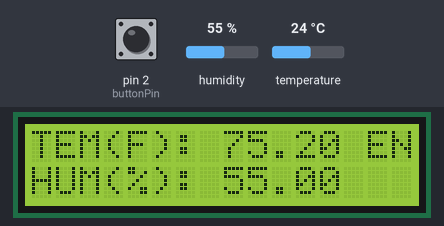
The sketch below on a simulated Arduino Uno, built with avr-gcc and run on an emulated ATmega328P. On the bench: 16×2 character LCD. The inputs (shaded band) are chosen by the test bench; at power-on: pin 2 (buttonPin) HIGH, humidity 55 %, temperature 24 °C.

Above: at 1.2 s.
1.3 s: pin 2 (buttonPin) pulled LOW for 0.15 s
At 1.8 s:
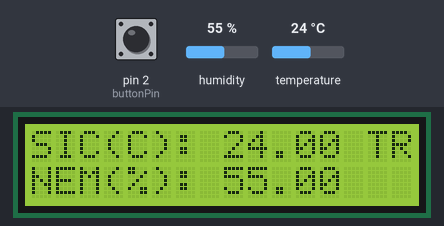
2.9 s: humidity set to 22 %
At 5.1 s:
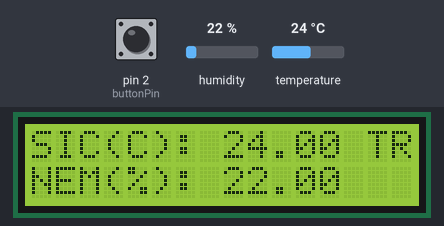
5.6 s: temperature set to 12 °C
At 7.3 s:
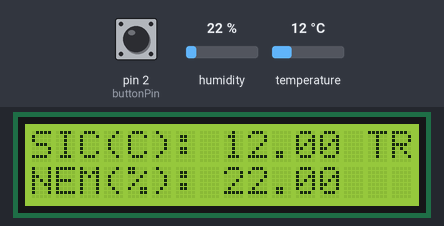
7.6 s: pin 2 (buttonPin) pulled LOW for 1 s
At 8.9 s:
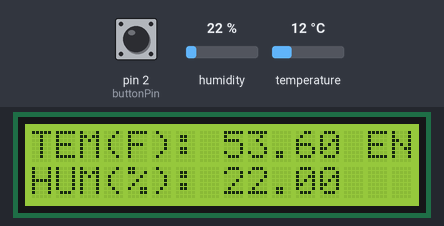
10.1 s: humidity set to 40 %
At 11.2 s:
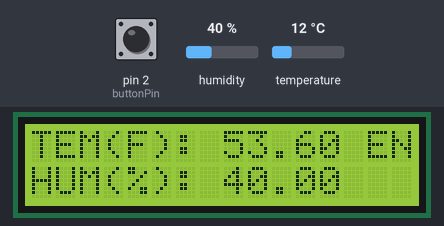
11.7 s: temperature set to 19 °C
At 12.5 s:
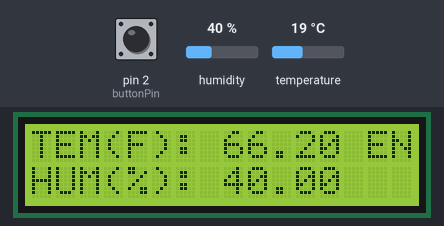
Timing chart, 0 to 14.7 s (numbered marks = the images above; inputs shaded):
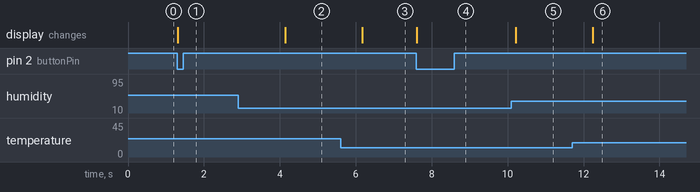

Measured:
- after the input at 1.3 s, the display: changes at once (image 1)
- after the input at 2.9 s, the display: changes after 1.2 s (image 2)
- after the input at 5.6 s, the display: changes after 0.57 s (image 3)
- after the input at 7.6 s, the display: changes at once (image 4)
- after the input at 10.1 s, the display: changes after 0.11 s (image 5)
- after the input at 11.7 s, the display: changes after 0.54 s (image 6)

The sketch:

code.ino
```cpp
#include <LiquidCrystal.h>
#include <DHT.h>
#include <Wire.h>

#define buttonPin 2
#define DHTPIN 10    // Digital pin connected to the DHT sensor
#define DHTTYPE DHT11


LiquidCrystal lcd(8, 7, 6, 5, 4, 3);
DHT dht(DHTPIN, DHTTYPE);


int state = 0;
int state_change= 0;

void setup(){
  lcd.begin(16, 2);
  lcd.clear();
  dht.begin();


  pinMode(A1, INPUT);
  pinMode(buttonPin,INPUT_PULLUP);
}

void loop(){


  int sensorVal = digitalRead(2);
  if (sensorVal == LOW) {
    if(state_change != 1){
      if(state ==1) state = 0;
      else state = 1;
    }
    state_change = 1;
  }
  else{
    state_change = 0;
  }

  if(state == 1){
     print_tr();
  }
  else{
     print_en();
  }

}

void print_tr(){
  lcd.setCursor(0, 0);
  lcd.print("SIC(C):");
   lcd.setCursor(14, 0);
  lcd.print("TR");
  lcd.setCursor(0, 1);
  lcd.print("NEM(%):");
  lcd.setCursor(7, 0);
  //sıc
  if(dht.readTemperature()/100 >= 1){
    lcd.print(dht.readTemperature());
  }
  else{
    lcd.print(" ");
    lcd.print(dht.readTemperature());
  }
  //nem
  lcd.setCursor(7, 1);
  if(dht.readHumidity()/100 >= 1){
    lcd.print(dht.readHumidity());
  }
  else{
    lcd.print(" ");
    lcd.print(dht.readHumidity());
  }
}

void print_en(){
  lcd.setCursor(0, 0);
  lcd.print("TEM(F):");
  lcd.setCursor(14, 0);
  lcd.print("EN");
  lcd.setCursor(0, 1);
  lcd.print("HUM(%):");
  // sıcaklık
  lcd.setCursor(7, 0);
  if(dht.readTemperature()/100 >= 1){
    lcd.print(dht.readTemperature(true));
  }
  else{
    lcd.print(" ");
    lcd.print(dht.readTemperature(true));
  }
  //nem
  lcd.setCursor(7, 1);
  if(dht.readHumidity()/100 >= 1){
    lcd.print(dht.readHumidity());
  }
  else{
    lcd.print(" ");
    lcd.print(dht.readHumidity());
  }
}


/*
//Code for the tinkercad design
#define buttonPin 2

#include <Adafruit_LiquidCrystal.h>

Adafruit_LiquidCrystal lcd(0);


const int analogIn = A0;
int humiditysensorOutput = 0;
// Defining Variables
int RawValue= 0;
double Voltage = 0;
double tempC = 0;
double tempF = 0;
int state = 0;
int state_change= 0;

void setup(){
  lcd.begin(16, 2);
  lcd.setBacklight(1);
  pinMode(A1, INPUT);
  pinMode(buttonPin,INPUT_PULLUP);
}

void loop(){

  RawValue = analogRead(analogIn);
  Voltage = (RawValue / 1023.0) * 5000; // 5000 to get millivots.
  tempC = (Voltage-500) * 0.1; // 500 is the offset
  tempF = (tempC * 1.8) + 32; // convert to F
  humiditysensorOutput = analogRead(A1);
  int sensorVal = digitalRead(2);
  if (sensorVal == LOW) {
    if(state_change != 1){
      if(state ==1) state = 0;
      else state = 1;
    }
    state_change = 1;
  }
  else{
    state_change = 0;
  }

  if(state == 1){
     print_tr(tempC,map(humiditysensorOutput, 0, 1023, 10, 70));
  }
  else{
     print_en(tempF,map(humiditysensorOutput, 0, 1023, 10, 70));
  }

}

void print_tr(double temp,double hum){
  lcd.setCursor(0, 0);
  lcd.print("SIC(C):");
   lcd.setCursor(14, 0);
  lcd.print("TR");
  lcd.setCursor(0, 1);
  lcd.print("NEM(%):");
  lcd.setCursor(7, 0);
  //sıc
  if(temp/100 >= 1){
    lcd.print(temp);
  }
  else{
    lcd.print(" ");
    lcd.print(temp);
  }
  //nem
  lcd.setCursor(7, 1);
  if(hum/100 >= 1){
    lcd.print(hum);
  }
  else{
    lcd.print(" ");
    lcd.print(hum);
  }
}

void print_en(double temp, double hum){
  lcd.setCursor(0, 0);
  lcd.print("TEM(F):");
  lcd.setCursor(14, 0);
  lcd.print("EN");
  lcd.setCursor(0, 1);
  lcd.print("HUM(%):");
  // sıcaklık
  lcd.setCursor(7, 0);
  if(temp/100 >= 1){
    lcd.print(temp);
  }
  else{
    lcd.print(" ");
    lcd.print(temp);
  }
  //nem
  lcd.setCursor(7, 1);
  if(hum/100 >= 1){
    lcd.print(hum);
  }
  else{
    lcd.print(" ");
    lcd.print(hum);
  }
}
*/
```
